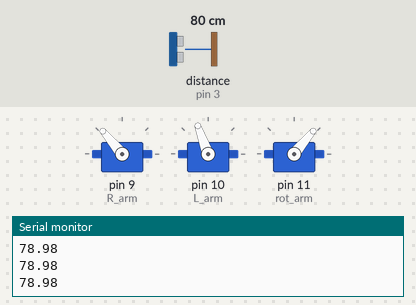
Recording of a sketch running on a simulated Arduino Uno, built with avr-gcc and run on an emulated ATmega328P. Parts: 3 × servo, the last lines printed to the serial monitor. Wiring (inferred from the names in the program): ultrasonic range finder: trigger pin 2; echo pin 3. The test bench sets the inputs (shaded band); at power-on: distance to the obstacle (sensor on pin 3) 80 cm. The echo pulse lasts 58.3 µs per cm.

Above: at 1.8 s.
1.9 s: distance to the obstacle (sensor on pin 3) set to 12 cm
3.4 s: distance to the obstacle (sensor on pin 3) set to 9 cm
At 5.0 s:
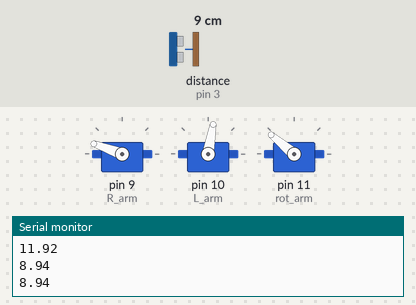
5.4 s: distance to the obstacle (sensor on pin 3) set to 5 cm
7.0 s: distance to the obstacle (sensor on pin 3) set to 2 cm
At 7.5 s:
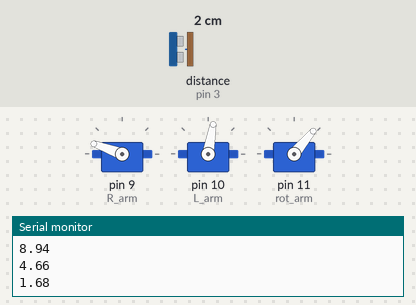
9.5 s: distance to the obstacle (sensor on pin 3) set to 4 cm
At 11.5 s:
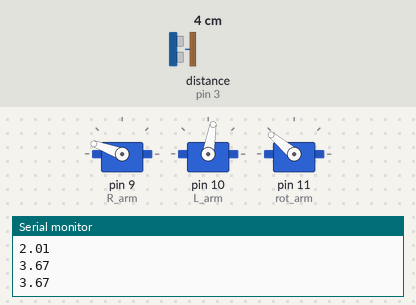
Timing chart, 0 to 13.0 s (numbered marks = the images above; inputs shaded):
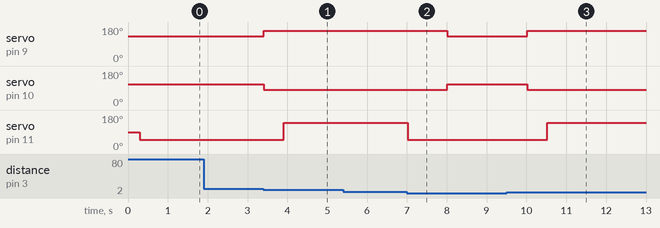

Measured:
- the behaviour switches between 11 and 10 cm on distance to the obstacle (sensor on pin 3) (found by bisection; images 0 and 1)
- the behaviour switches between 4 and 3 cm on distance to the obstacle (sensor on pin 3) (found by bisection; images 1 and 2)
- after the input at 3.4 s, servo on pin 9 (R_arm): 130° → 160° at once; servo on pin 10 (L_arm): 110° → 80° at once; servo on pin 11 (rot_arm): 50° → 140° after 0.51 s
- after the input at 7.0 s, servo on pin 9 (R_arm): 160° → 130° after 1.0 s; servo on pin 10 (L_arm): 80° → 110° after 1.0 s; servo on pin 11 (rot_arm): 140° → 50° at once
- after the input at 9.5 s, servo on pin 9 (R_arm): 130° → 160° after 0.52 s; servo on pin 10 (L_arm): 110° → 80° after 0.52 s; servo on pin 11 (rot_arm): 50° → 140° after 1.0 s

The sketch:

arm_sokkyo_test.ino
```cpp
#include <Servo.h>
Servo R_arm;
Servo L_arm;
Servo rot_arm;
double Duration = 0; //受信した間隔
double Distance = 0; //距離
const int akicanget = 10;//空き缶回収の時の距離
const int akicanthrow = 3;//空き缶を台に置くときの距離
#define echoPin 3 // Echo Pin
#define trigPin 2 // Trigger Pin

void setup() {
  Serial.begin(9600);
  R_arm.attach(9);
  L_arm.attach(10);
  rot_arm.attach(11);
  pinMode( echoPin, INPUT );
  pinMode( trigPin, OUTPUT );
  R_arm.write(130);
  L_arm.write(110);
  delay(300);
  rot_arm.write(50);
  delay(300);
}

void loop() {
  sokkyo();
  Serial.println(Distance);
  if (Distance < akicanget && Distance > akicanthrow){
    can_GET();
    if (Distance > 50){
       return 0;
    }
  }
  else if (Distance < akicanthrow){
    can_throw();
    while(true){
      return 0;
    }
  }
  else{
    return 0;
  }
  delay(200);
}

void sokkyo(){
  digitalWrite(trigPin, LOW);
  delayMicroseconds(2);
  digitalWrite( trigPin, HIGH ); //超音波を出力
  delayMicroseconds( 10 ); //
  digitalWrite( trigPin, LOW );
  Duration = pulseIn( echoPin, HIGH ); //センサからの入力
  if (Duration > 0) {
    Duration = Duration/2; //往復距離を半分にする
    Distance = Duration*340*100/1000000; // 音速を340m/sに設定
    return Distance;
  }
}

//空き缶を回収
void can_GET(){
  R_arm.write(160);
  L_arm.write(80);
  delay(500);
  rot_arm.write(140);
  delay(500);
}
//空き缶を台に置く
void can_throw(){
  rot_arm.write(50);
  delay(1000);
  R_arm.write(130);
  L_arm.write(110);
  delay(500);
}
```
